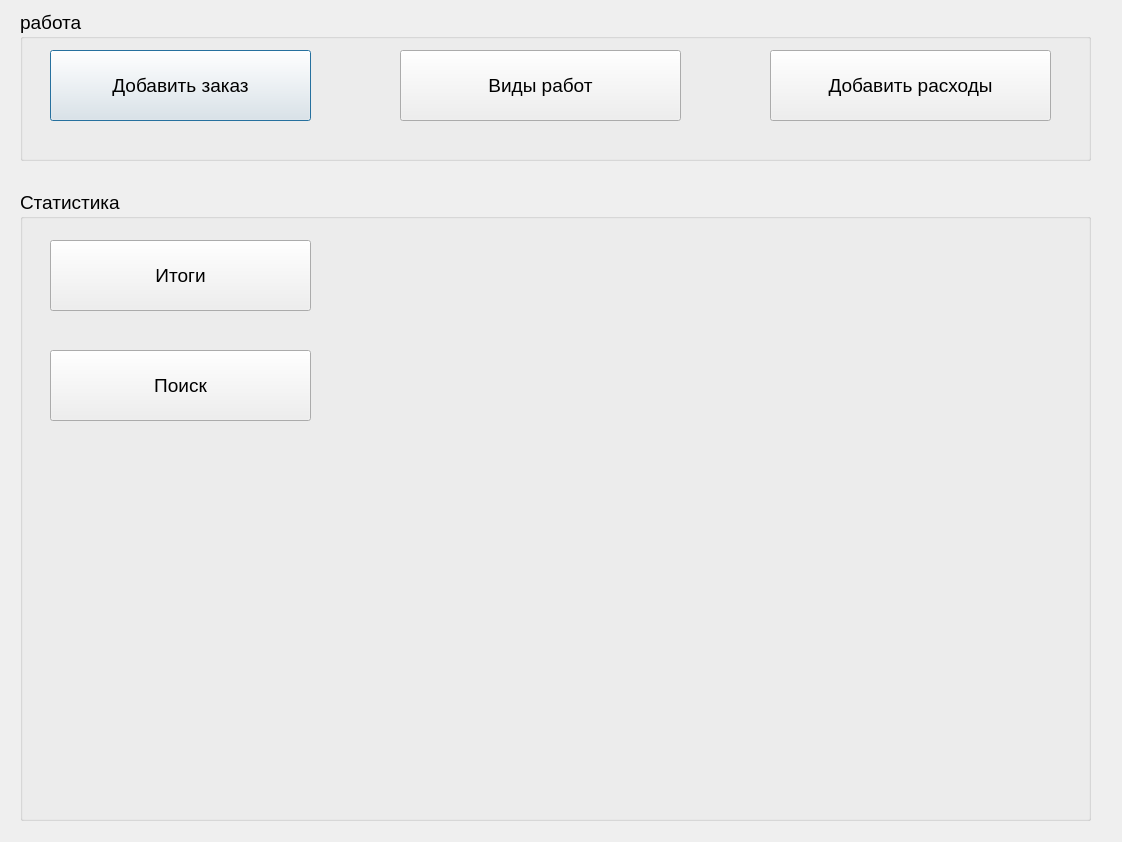
<?xml version="1.0" encoding="UTF-8"?>
<ui version="4.0">
 <class>Dialog</class>
 <widget class="QDialog" name="Dialog">
  <property name="geometry">
   <rect>
    <x>0</x>
    <y>0</y>
    <width>1122</width>
    <height>842</height>
   </rect>
  </property>
  <property name="windowTitle">
   <string>Dialog</string>
  </property>
  <widget class="QGroupBox" name="groupBox">
   <property name="geometry">
    <rect>
     <x>20</x>
     <y>10</y>
     <width>1071</width>
     <height>151</height>
    </rect>
   </property>
   <property name="font">
    <font>
     <pointsize>14</pointsize>
    </font>
   </property>
   <property name="title">
    <string>работа</string>
   </property>
   <widget class="QPushButton" name="AddButton">
    <property name="geometry">
     <rect>
      <x>30</x>
      <y>40</y>
      <width>261</width>
      <height>71</height>
     </rect>
    </property>
    <property name="text">
     <string>Добавить заказ</string>
    </property>
   </widget>
   <widget class="QPushButton" name="WorksButton">
    <property name="geometry">
     <rect>
      <x>380</x>
      <y>40</y>
      <width>281</width>
      <height>71</height>
     </rect>
    </property>
    <property name="text">
     <string>Виды работ</string>
    </property>
   </widget>
   <widget class="QPushButton" name="LoseButton">
    <property name="geometry">
     <rect>
      <x>750</x>
      <y>40</y>
      <width>281</width>
      <height>71</height>
     </rect>
    </property>
    <property name="text">
     <string>Добавить расходы</string>
    </property>
   </widget>
  </widget>
  <widget class="QGroupBox" name="groupBox_2">
   <property name="geometry">
    <rect>
     <x>20</x>
     <y>190</y>
     <width>1071</width>
     <height>631</height>
    </rect>
   </property>
   <property name="font">
    <font>
     <pointsize>14</pointsize>
    </font>
   </property>
   <property name="title">
    <string>Статистика</string>
   </property>
   <widget class="QPushButton" name="ResultButton">
    <property name="geometry">
     <rect>
      <x>30</x>
      <y>50</y>
      <width>261</width>
      <height>71</height>
     </rect>
    </property>
    <property name="acceptDrops">
     <bool>false</bool>
    </property>
    <property name="text">
     <string>Итоги</string>
    </property>
    <property name="checkable">
     <bool>false</bool>
    </property>
    <property name="autoRepeat">
     <bool>false</bool>
    </property>
    <property name="autoExclusive">
     <bool>false</bool>
    </property>
   </widget>
   <widget class="QPushButton" name="FindButton">
    <property name="geometry">
     <rect>
      <x>30</x>
      <y>160</y>
      <width>261</width>
      <height>71</height>
     </rect>
    </property>
    <property name="text">
     <string>Поиск</string>
    </property>
   </widget>
  </widget>
 </widget>
 <resources/>
 <connections/>
</ui>
